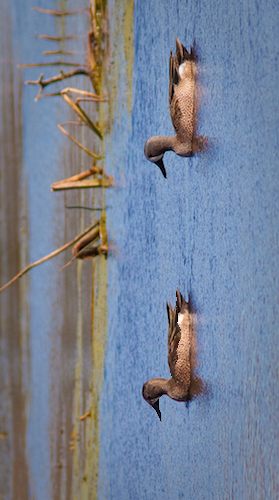
#> input picture seam/out/1.png, 279 x 500 px
$ python size.py
#> lines starting #> are read from the running program, lines starting #| are printed output that depends on the picture
import cv2

img1 = cv2.imread("out/1.png", 0)
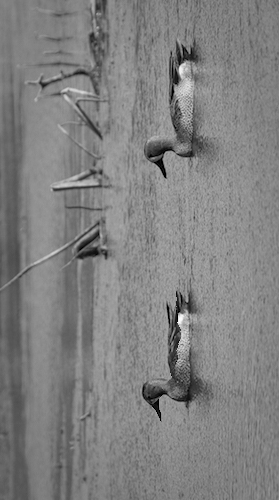
#> img1: shape (500, 279); min 0, max 250, mean 128.8
img2 = cv2.imread("out/115.png", 0)
img3 = cv2.imread("../figures/duck.jpg")
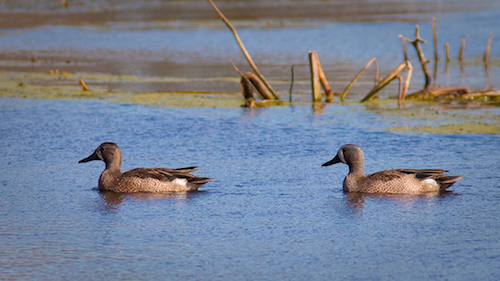
#> input picture figures/duck.jpg, 500 x 281 px
#> img3 is the input picture: shape (281, 500, 3); mean B, G, R 148.8, 130.3, 119.6
img4 = cv2.imread("../Work/deleted.png")
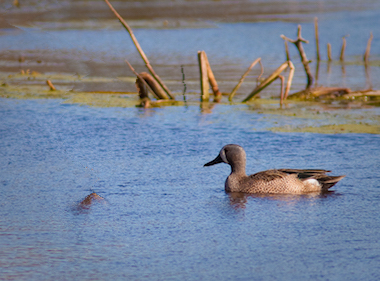
#> input picture Work/deleted.png, 380 x 281 px
#> img4 is the input picture: shape (281, 380, 3); mean B, G, R 149.9, 131, 119.6

print(img1.shape)
#| (500, 279)
#> (the run stopped early here; a loop or call above may not have finished)
